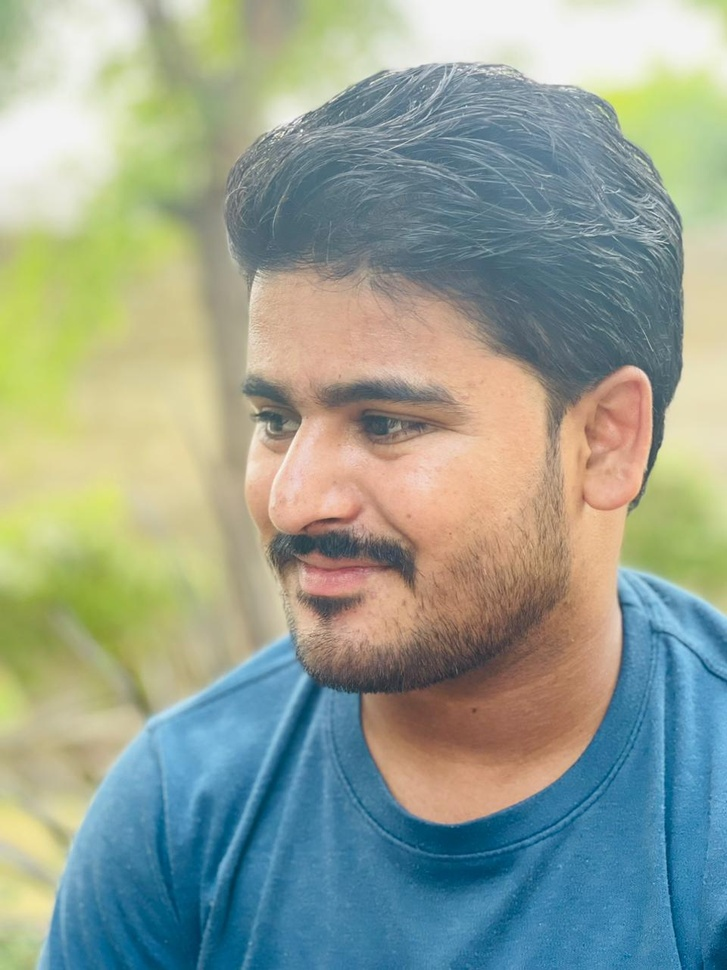
#> input picture Image Formats/irfan.jpeg, 727 x 970 px, shrunk from 960 x 1280 before the run, found by its file name
$ jupyter execute 'Rotate_&_Translate_Image.ipynb'
#> lines starting #> are read from the running program, lines starting #| are printed output that depends on the picture
[cell 1]
import cv2
import matplotlib.pyplot as plt
import numpy as np

# Load the image
image = cv2.imread('/content/irfan.jpeg')
#> image is the input picture: shape (970, 727, 3); mean B, G, R 146, 160.6, 149.1
if image is None:
    raise FileNotFoundError("Image not found. Please check the path.")

rows, cols = image.shape[:2]
#> rows = 970; cols = 727

# 1. Translation matrix: shift right 50px, down 30px
M_translate = np.float32([[1, 0, 50], [0, 1, 30]])
translated = cv2.warpAffine(image, M_translate, (cols, rows))
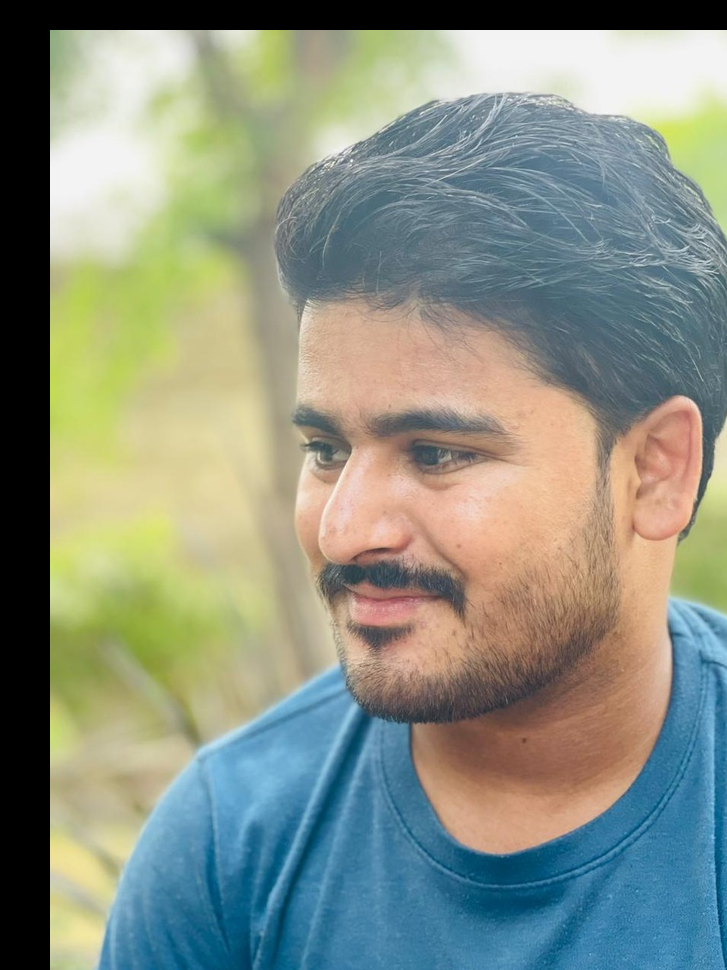
#> translated: shape (970, 727, 3); mean B, G, R 129.8, 144.4, 137

# 2. Rotation matrix: rotate 45 degrees around the center
M_rotate = cv2.getRotationMatrix2D((cols / 2, rows / 2), 45, 1)
rotated = cv2.warpAffine(image, M_rotate, (cols, rows))
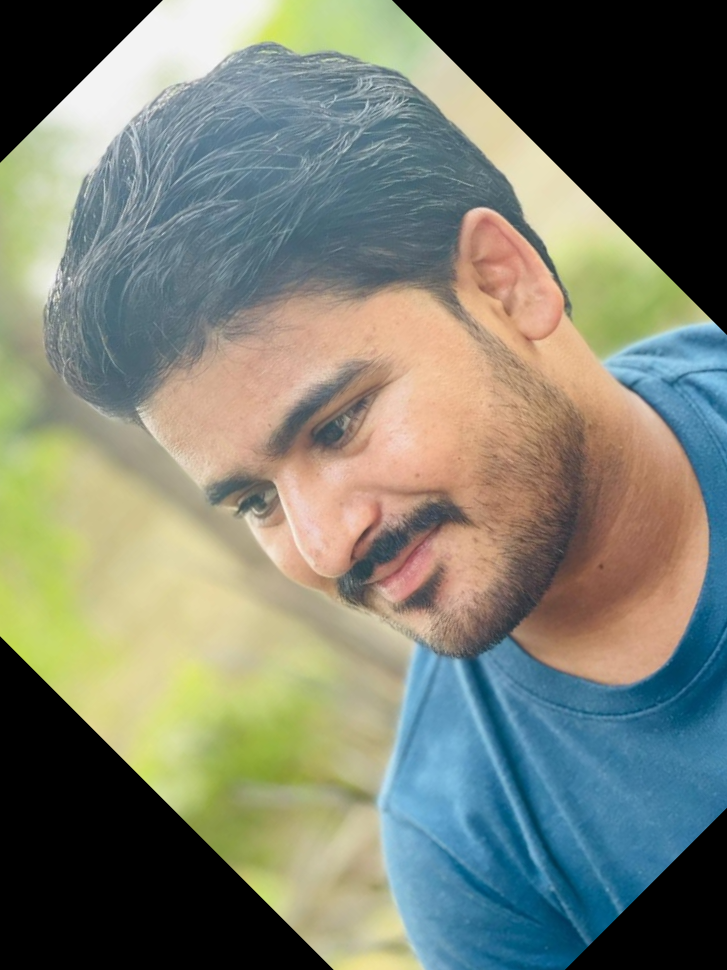
#> rotated: shape (970, 727, 3); mean B, G, R 112.5, 126.3, 121.9

# Display results using matplotlib
plt.figure(figsize=(12, 4))

plt.subplot(1, 3, 1)
plt.imshow(cv2.cvtColor(image, cv2.COLOR_BGR2RGB))
plt.title("Original")

plt.subplot(1, 3, 2)
plt.imshow(cv2.cvtColor(translated, cv2.COLOR_BGR2RGB))
plt.title("Translated")

plt.subplot(1, 3, 3)
plt.imshow(cv2.cvtColor(rotated, cv2.COLOR_BGR2RGB))
plt.title("Rotated")

plt.tight_layout()
plt.show()
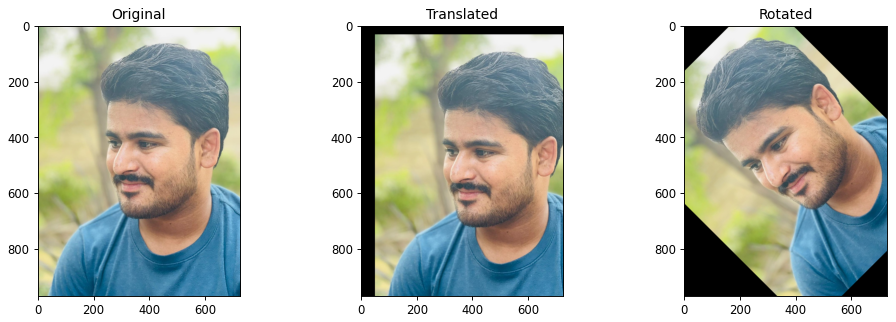
#> figure drawn by matplotlib, 3 panels
